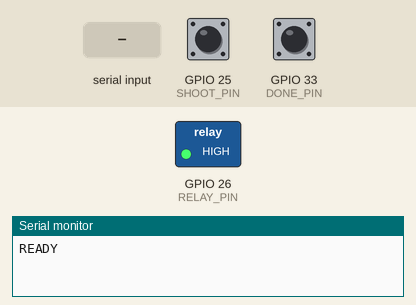
Recording of a sketch running on a simulated ESP32. Shown: switched loads named in the sketch (green lamp = pin HIGH), the last lines printed to the serial monitor. The test bench sets the inputs (shaded band); at power-on: GPIO 25 (SHOOT_PIN) HIGH, GPIO 33 (DONE_PIN) HIGH.

Above: at 1.2 s.
1.3 s: GPIO 25 (SHOOT_PIN) pulled LOW for 0.15 s
At 1.37 s:
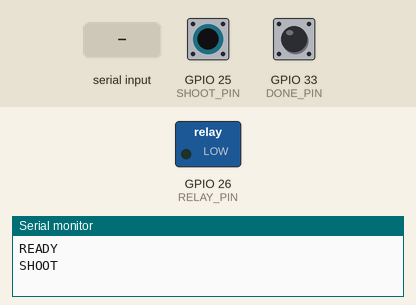
2.9 s: GPIO 33 (DONE_PIN) pulled LOW for 0.15 s
4.5 s: "F" received over Serial
Timing chart, 0 to 7.5 s (numbered marks = the images above; inputs shaded):
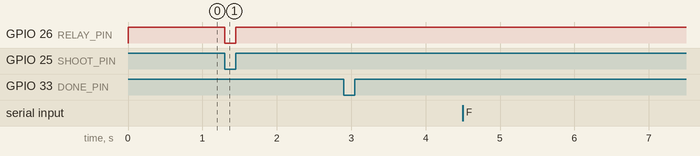

Measured:
- after the input at 1.3 s, GPIO 26 (RELAY_PIN): HIGH → LOW at once, → HIGH 0.15 s later

The sketch:

blaster_esp32.ino
```cpp
// Blaster controller: 1 relay (replaces the fire microswitch) + SHOOT and DONE buttons.
// Wiring: docs/img/wiring.svg. Serial protocol (115200, newline-terminated): autobot/hardware.py.
//
//   SHOOT button → pulse relay + print "SHOOT"   (recording: labels + fires if the master switch is on)
//   DONE button  → print "TURN"
//   "H"          → heartbeat from the laptop
//   "F"          → pulse relay + print "FIRED", only if a heartbeat arrived in the last HEARTBEAT_MS
//                  (so a crashed laptop can't leave it firing)

const int RELAY_PIN = 26;
const int SHOOT_PIN = 25;   // button to GND
const int DONE_PIN = 33;    // button to GND
const bool RELAY_ACTIVE_LOW = true;   // most relay modules click when IN goes LOW; flip if yours doesn't
const unsigned long PULSE_MS = 150;   // tune until one pulse = one dart (50–300)
const unsigned long COOLDOWN_MS = 500;
const unsigned long HEARTBEAT_MS = 500;
const unsigned long DEBOUNCE_MS = 30;

unsigned long lastHeartbeat = 0, lastPulse = 0;

void relay(bool on) { digitalWrite(RELAY_PIN, (on != RELAY_ACTIVE_LOW) ? HIGH : LOW); }

bool pulse() {
  if (millis() - lastPulse < COOLDOWN_MS) return false;
  relay(true);
  delay(PULSE_MS);
  relay(false);
  lastPulse = millis();
  return true;
}

struct Button {
  int pin;
  bool last = HIGH;
  unsigned long changedAt = 0;
  // true once per press (HIGH → LOW, debounced)
  bool pressed() {
    bool now = digitalRead(pin);
    if (now != last && millis() - changedAt > DEBOUNCE_MS) {
      changedAt = millis();
      last = now;
      return now == LOW;
    }
    return false;
  }
};

Button shootBtn{SHOOT_PIN}, doneBtn{DONE_PIN};

void setup() {
  relay(false);  // set the level before enabling the output so it can't glitch on at boot
  pinMode(RELAY_PIN, OUTPUT);
  relay(false);
  pinMode(SHOOT_PIN, INPUT_PULLUP);
  pinMode(DONE_PIN, INPUT_PULLUP);
  Serial.begin(115200);
  Serial.println("READY");
}

void loop() {
  if (shootBtn.pressed()) {
    Serial.println("SHOOT");  // the label is the press, whether or not the blaster has power
    pulse();
  }
  if (doneBtn.pressed()) Serial.println("TURN");

  while (Serial.available()) {
    char c = Serial.read();
    if (c == 'H') lastHeartbeat = millis();
    else if (c == 'F') {
      if (millis() - lastHeartbeat > HEARTBEAT_MS) Serial.println("NO_HEARTBEAT");
      else if (pulse()) Serial.println("FIRED");
      else Serial.println("COOLDOWN");
    }
  }
}
```
